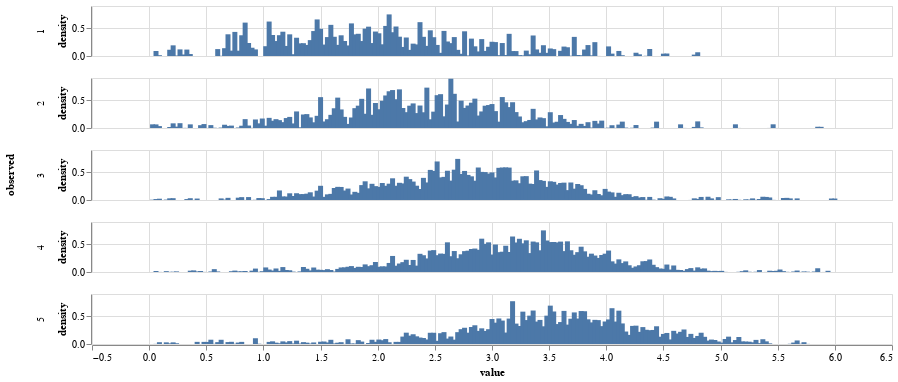

The code cell stored with this chart in its notebook:
### Code cell
fit_vs_obs = pd.concat([
    Rhatbig.rename(columns={'rating':'fit'}),
    Rbig.rename(columns={'rating':'observed'}),
], axis=1).stack().dropna().reset_index()[['fit','observed']]

fit_vs_obs = fit_vs_obs.iloc[np.random.choice(len(fit_vs_obs), 5000)]

alt.Chart(fit_vs_obs).transform_density(
    density='fit',
    bandwidth=0.01,
    groupby=['observed'],
    extent= [0, 6]
).mark_bar().encode(
    alt.X('value:Q'),
    alt.Y('density:Q'),
    alt.Row('observed:N')
).properties(width=800, height=50)

### Figure 1 — Vega-Lite specification as saved in the notebook (floating-point values rounded to 4 significant figures; data arrays with more than 128 entries replaced by an {"elided": "..."} marker saying what was removed)
{"$schema": "https://vega.github.io/schema/vega-lite/v5.16.3.json", "config": {"view": {"continuousHeight": 300, "continuousWidth": 300}}, "data": {"name": "data-393513235a312324ca0119b152b4b1a6"}, "datasets": {"data-393513235a312324ca0119b152b4b1a6": {"elided": "5000 records"}}, "encoding": {"row": {"field": "observed", "type": "nominal"}, "x": {"field": "value", "type": "quantitative"}, "y": {"field": "density", "type": "quantitative"}}, "height": 50, "mark": {"type": "bar"}, "transform": [{"bandwidth": 0.01, "density": "fit", "extent": [0, 6], "groupby": ["observed"]}], "width": 800}
